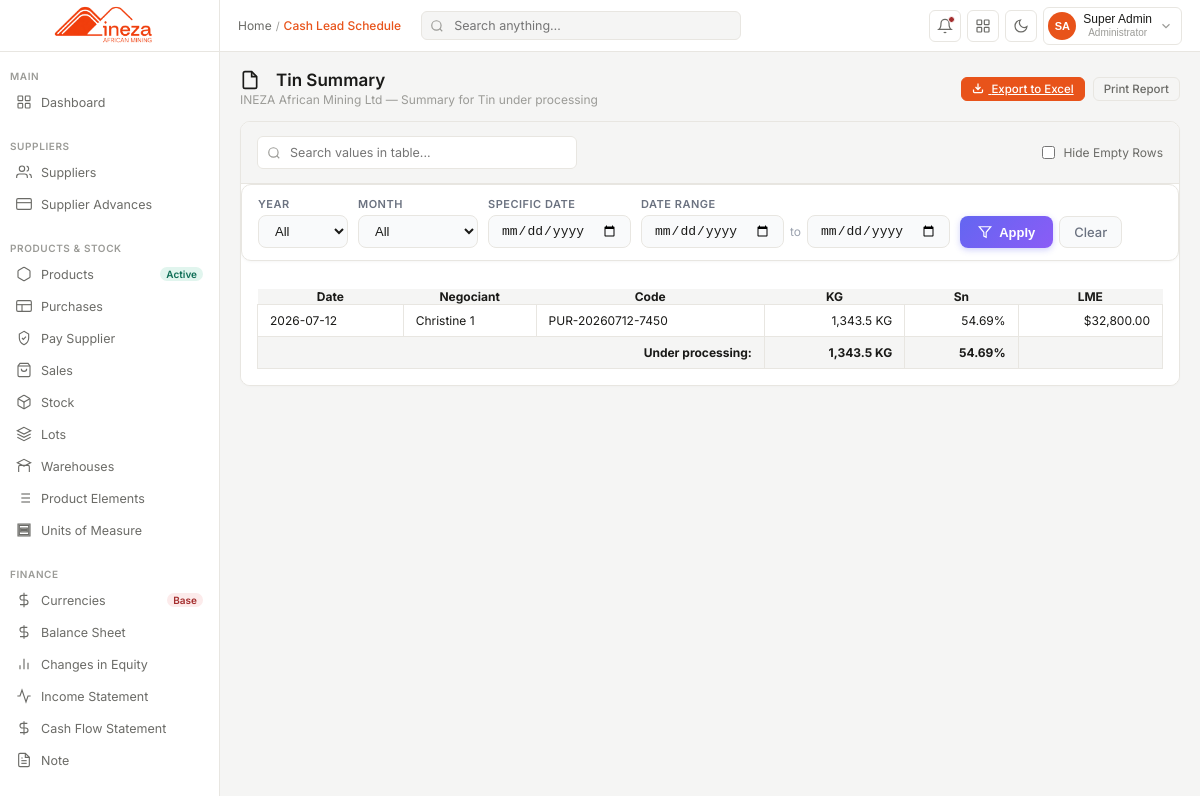
Page /pages/report_tin_summary/index.php (signed in) on the committed database.
### tables this page shows
CREATE TABLE `unit_of_measure` (
  `id` int(10) UNSIGNED NOT NULL,
  `code` varchar(20) NOT NULL COMMENT 'e.g. KG, MT, G, LB',
  `name` varchar(100) NOT NULL COMMENT 'e.g. Kilogram, Metric Ton',
  `symbol` varchar(10) DEFAULT NULL,
  `is_active` tinyint(1) DEFAULT 1,
  `created_at` timestamp NOT NULL DEFAULT current_timestamp(),
  `updated_at` timestamp NOT NULL DEFAULT current_timestamp() ON UPDATE current_timestamp()
);

CREATE TABLE `product_element` (
  `id` int(10) UNSIGNED NOT NULL,
  `element_code` varchar(30) NOT NULL COMMENT 'e.g. Ta205, Nb205, Sn, Fe, Bal',
  `element_name` varchar(150) NOT NULL COMMENT 'e.g. Tantalum Pentoxide, Tin, Iron',
  `symbol` varchar(20) DEFAULT NULL,
  `description` text DEFAULT NULL,
  `is_active` tinyint(1) DEFAULT 1,
  `created_at` timestamp NOT NULL DEFAULT current_timestamp(),
  `updated_at` timestamp NOT NULL DEFAULT current_timestamp() ON UPDATE current_timestamp()
);

CREATE TABLE `purchasing` (
  `id` bigint(20) UNSIGNED NOT NULL,
  `purchase_no` varchar(50) NOT NULL COMMENT 'Internal reference e.g. PUR-2025-0001',
  `delivery_no` varchar(30) DEFAULT NULL COMMENT 'D/Down reference e.g. DD 1',
  `inventory_code` varchar(50) DEFAULT NULL COMMENT 'Inventory/stock code per delivery',
  `account_id` bigint(20) UNSIGNED DEFAULT NULL,
  `delivery_date` date DEFAULT NULL,
  `purchase_date` date NOT NULL DEFAULT curdate(),
  `lot_id` int(10) UNSIGNED NOT NULL COMMENT 'Which lot/batch this delivery belongs to',
  `product_id` int(10) UNSIGNED NOT NULL COMMENT 'Which mineral product was purchased',
  `supplier_id` bigint(20) UNSIGNED NOT NULL COMMENT 'The négociant/supplier',
  `negociant` varchar(200) DEFAULT NULL,
  `warehouse_id` int(10) UNSIGNED NOT NULL COMMENT 'Receiving warehouse',
  `quantity_kg` decimal(14,4) NOT NULL COMMENT 'Delivered quantity in Kg',
  `uom_id` int(10) UNSIGNED NOT NULL DEFAULT 1 COMMENT 'Unit of measure (default KG)',
  `price_per_kg_rwf` decimal(18,4) DEFAULT NULL COMMENT 'Price per Kg in Rwf',
  `purchase_value_rwf` decimal(18,2) DEFAULT NULL COMMENT 'Total purchase value in Rwf',
  `exchange_rate` decimal(14,4) DEFAULT NULL COMMENT 'RWF/USD rate on purchase date',
  `purchase_currency_id` tinyint(3) UNSIGNED DEFAULT NULL,
  `purchase_amount_in_currency` decimal(18,4) DEFAULT NULL,
  `converted_amount` decimal(18,4) DEFAULT NULL,
  `purchase_value_usd` decimal(18,4) DEFAULT NULL COMMENT 'Total purchase value in USD',
  `net_paid_supplier_usd` decimal(18,4) DEFAULT NULL COMMENT 'Net amount paid to supplier USD',
  `charges_per_kg` decimal(12,4) DEFAULT NULL COMMENT 'Processing charge per Kg',
  `production_charges_per_kg` decimal(12,4) DEFAULT NULL,
  `price_per_ta_unit` decimal(12,4) DEFAULT NULL COMMENT 'Price per Ta unit (coltan)',
  `price_per_kg_usd` decimal(12,4) DEFAULT NULL COMMENT '$ price per Kg',
  `pricing_method` enum('lme','manual') NOT NULL DEFAULT 'lme',
  `lme_price` decimal(14,4) DEFAULT NULL COMMENT 'LME reference price (Tin)',
  `tc_charges` decimal(12,4) DEFAULT NULL COMMENT 'Treatment/refining charges',
  `tax_rra` decimal(14,4) DEFAULT NULL COMMENT 'RRA tax withheld',
  `tax_rma` decimal(14,4) DEFAULT NULL COMMENT 'RMA tax withheld',
  `tax_inkomane` decimal(14,4) DEFAULT NULL COMMENT 'INKOMANE levy withheld',
  `production_charges` decimal(14,4) DEFAULT NULL COMMENT 'Total production charges',
  `status` enum('pending','confirmed','received','cancelled') NOT NULL DEFAULT 'pending',
  `notes` text DEFAULT NULL,
  `created_by` int(11) DEFAULT NULL,
  `created_at` timestamp NOT NULL DEFAULT current_timestamp(),
  `updated_at` timestamp NOT NULL DEFAULT current_timestamp() ON UPDATE current_timestamp()
);

CREATE TABLE `purchasing_element_grade` (
  `id` bigint(20) UNSIGNED NOT NULL,
  `purchasing_id` bigint(20) UNSIGNED NOT NULL,
  `product_element_id` int(10) UNSIGNED NOT NULL,
  `grade_pct` decimal(10,6) DEFAULT NULL COMMENT 'Element grade as a fraction e.g. 0.418582',
  `notes` varchar(255) DEFAULT NULL
);

### pages/report_tin_summary/index.php (the view, shortened to what the rows shown need)
<?php
require_once __DIR__ . '/../../config/db.php';
$report_slug = 'tin_summary';
$report_title = 'Tin Summary';
$date_cond = "";
function formatGradeHtml($val) {
    $val = (float)$val;
    return number_format($val, 2) . '%';
}
$elements_query = "SELECT DISTINCT pe.id, pe.element_code, pe.element_name, pe.symbol, COALESCE(pec.display_order, 999) as display_order
                   FROM product_element pe
                   JOIN purchasing_element_grade peg ON pe.id = peg.product_element_id
                   JOIN purchasing p ON peg.purchasing_id = p.id
                   LEFT JOIN product_element_composition pec ON pe.id = pec.product_element_id AND pec.product_id = 1
                   WHERE p.product_id = 1 {$date_cond}
                   ORDER BY display_order ASC, pe.element_code ASC";
$elements_res = mysqli_query($conn, $elements_query);
$elements = [];
while ($elem = mysqli_fetch_assoc($elements_res)) {
    $elements[] = $elem;
}
$uom_code = 'Kgs';
$uom_query = "SELECT uom.code
              FROM product p
              LEFT JOIN unit_of_measure uom ON p.uom_id = uom.id
              WHERE p.id = 1";
$uom_res = mysqli_query($conn, $uom_query);
if ($uom_res && $uom_row = mysqli_fetch_assoc($uom_res)) {
    $uom_code = $uom_row['code'] ?: 'Kgs';
}
$query = "SELECT p.id, p.purchase_date as tx_date, p.negociant, s.name as supplier_name, p.purchase_no,
            p.quantity_kg as total_weight,
            p.lme_price as avg_lme
          FROM purchasing p
          JOIN suppliers s ON p.supplier_id = s.id
          WHERE p.product_id = 1 {$date_cond}
          ORDER BY p.purchase_date ASC, s.name ASC";
$db_res = mysqli_query($conn, $query);
$grades_map = [];
$all_grades_query = "SELECT peg.purchasing_id, peg.product_element_id, peg.grade_pct, pe.element_name, pe.element_code, pe.symbol
                     FROM purchasing_element_grade peg
                     JOIN product_element pe ON peg.product_element_id = pe.id
                     JOIN purchasing p ON peg.purchasing_id = p.id
                     WHERE p.product_id = 1 {$date_cond}";
$all_grades_res = mysqli_query($conn, $all_grades_query);
if ($all_grades_res) {
    while ($g_row = mysqli_fetch_assoc($all_grades_res)) {
        $grades_map[$g_row['purchasing_id']][] = $g_row;
    }
}
?>
<!DOCTYPE html>
<html lang="en">
<head>
<link rel="stylesheet" href="../../src/css/dashboard.css">
<link rel="stylesheet" href="../../src/css/sidebar.css">
<link rel="stylesheet" href="../../src/css/navbar.css">
<link rel="stylesheet" href="../../src/css/reports.css">
</head>
<body>
<?php include __DIR__ . '/../include/sidebar.php'; ?>
<div class="main">
  <div class="content">
    <div class="page-header">
      <div>
        <h1 class="page-title">
          <svg viewBox="0 0 24 24" style="width: 20px; height: 20px; fill: none; stroke: currentColor; stroke-width: 2; margin-right: 8px;"><path d="M14 2H6a2 2 0 0 0-2 2v16a2 2 0 0 0 2 2h12a2 2 0 0 0 2-2V8z"/><polyline points="14 2 14 8 20 8"/></svg>
          <?php echo htmlspecialchars($report_title); ?>
        </h1>
      </div>
    </div>
    <div class="report-container page-<?php echo htmlspecialchars($report_slug); ?>">
      <div class="report-card">
      <div class="table-wrapper" style="padding: 16px;">
        <table class="excel-table" id="reportTable">
          <thead>
            <tr style="background: var(--bg); font-weight: 600;">
              <th>Date</th>
              <th>Negociant</th>
              <th>Code</th>
              <th><?php echo htmlspecialchars($uom_code); ?></th>
              <?php foreach ($elements as $elem): ?>
                <th><?php echo htmlspecialchars($elem['element_code']); ?></th>
              <?php endforeach; ?>
              <th>LME</th>
            </tr>
          </thead>
          <tbody>
            <?php
            $total_w = 0.0;
            if ($db_res && mysqli_num_rows($db_res) > 0):
                while ($row = mysqli_fetch_assoc($db_res)):
                    $weight = (float)$row['total_weight'];
                    $total_w += $weight;
                    $purchase_id = (int)$row['id'];
                    $row_grades = $grades_map[$purchase_id] ?? [];
            ?>
              <tr class="data-row">
                <td><?php echo htmlspecialchars($row['tx_date']); ?></td>
                <td><?php echo htmlspecialchars($row['negociant'] ?? ''); ?></td>
                <td><?php echo htmlspecialchars($row['purchase_no']); ?></td>
                <td style="text-align: right;">
                    <?php echo number_format($weight, 1) . ' ' . htmlspecialchars($uom_code); ?>
                </td>
                <?php foreach ($elements as $elem): ?>
                    <td style="text-align: right;">
                        <?php
                        $found_pct = '';
                        foreach ($row_grades as $g) {
                            if ((int)$g['product_element_id'] === (int)$elem['id']) {
                                $found_pct = formatGradeHtml($g['grade_pct']);
                                break;
                            }
                        }
                        echo $found_pct;
                        ?>
                    </td>
                <?php endforeach; ?>
                <td style="text-align: right;"><?php echo (float)$row['avg_lme'] > 0 ? '$' . number_format((float)$row['avg_lme'], 2) : ''; ?></td>
              </tr>
            <?php
                endwhile;
            else:
            ?>
              <tr>
                <td colspan="<?php echo 5 + count($elements); ?>" style="text-align: center; padding: 24px; color: var(--text2);">No data found for the selected period.</td>
              </tr>
            <?php
            endif;
            ?>
            <tr style="font-weight: 700; background: var(--bg);">
              <td colspan="3" style="text-align: right;">Under processing:</td>
              <td style="text-align: right;">
                  <?php echo number_format($total_w, 1) . ' ' . htmlspecialchars($uom_code); ?>
                  <?php
                  $avg_grades_query = "SELECT pe.id, pe.element_name, pe.element_code, AVG(peg.grade_pct) as avg_pct
                                       FROM purchasing_element_grade peg
                                       JOIN product_element pe ON peg.product_element_id = pe.id
                                       JOIN purchasing p ON peg.purchasing_id = p.id
                                       WHERE p.product_id = 1 {$date_cond}
                                       GROUP BY pe.id, pe.element_name, pe.element_code";
                  $avg_grades_res = mysqli_query($conn, $avg_grades_query);
                  $avg_grades = [];
                  if ($avg_grades_res) {
                      while ($ag = mysqli_fetch_assoc($avg_grades_res)) {
                          $avg_grades[(int)$ag['id']] = $ag;
                      }
                  }
                  ?>
              </td>
              <?php foreach ($elements as $elem): ?>
                  <td style="text-align: right;">
                      <?php
                      $elem_id = (int)$elem['id'];
                      if (isset($avg_grades[$elem_id])) {
                          echo formatGradeHtml($avg_grades[$elem_id]['avg_pct']);
                      }
                      ?>
                  </td>
              <?php endforeach; ?>
              <td></td>
            </tr>
          </tbody>
        </table>
      </div>
    </div>
  </div>
  </div>
</div>
</body>
</html>

### rows in the picture
unit_of_measure: code "KG"
product_element: element_code "Sn", avg_pct "54.69%"
purchasing: purchase_date "2026-07-12", negociant "Christine 1", purchase_no "PUR-20260712-7450", quantity_kg "1,343.5", lme_price "32,800.00"
purchasing_element_grade: grade_pct "54.69%"

### other values in the picture
$initials "SA"
$report_title "Tin Summary"
$total_w "1,343.5"
